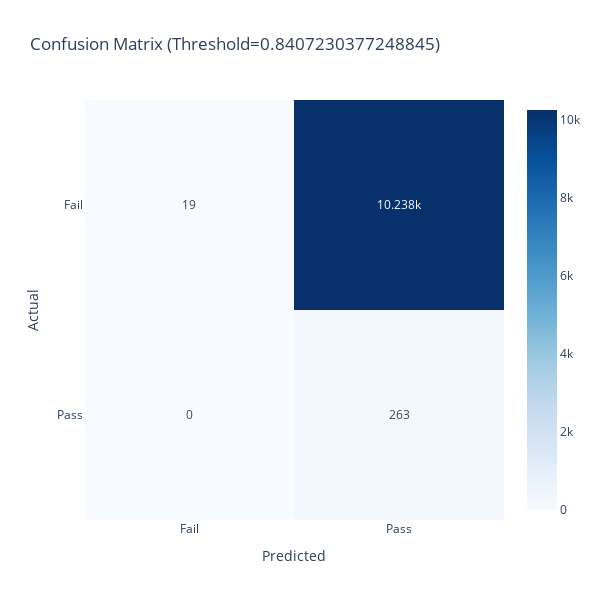

Notebook cell for this chart:
### Code cell
if enrollments is not None and grades is not None and attendances is not None and model is not None:
    cm = confusion_matrix(y_test, y_pred)
    fig = px.imshow(
        cm, text_auto=True, color_continuous_scale='Blues',
        x=['Fail', 'Pass'], y=['Fail', 'Pass'],
        labels={'x': 'Predicted', 'y': 'Actual'},
        title=f'Confusion Matrix (Threshold={threshold})'
    )
    fig.update_layout(width=600, height=600)
    fig.show()

### Figure 1 — Plotly figure (JSON) as saved in the notebook; plotly's stock layout.template omitted (floating-point values rounded to 4 significant figures)
{"data": [{"coloraxis": "coloraxis", "hovertemplate": "Predicted: %{x}<br>Actual: %{y}<br>color: %{z}<extra></extra>", "name": "0", "texttemplate": "%{z}", "type": "heatmap", "x": ["Fail", "Pass"], "xaxis": "x", "y": ["Fail", "Pass"], "yaxis": "y", "z": [[19, 10238], [0, 263]]}], "layout": {"coloraxis": {"colorscale": [[0, "rgb(247,251,255)"], [0.125, "rgb(222,235,247)"], [0.25, "rgb(198,219,239)"], [0.375, "rgb(158,202,225)"], [0.5, "rgb(107,174,214)"], [0.625, "rgb(66,146,198)"], [0.75, "rgb(33,113,181)"], [0.875, "rgb(8,81,156)"], [1, "rgb(8,48,107)"]]}, "height": 600, "title": {"text": "Confusion Matrix (Threshold=0.8407230377248845)"}, "width": 600, "xaxis": {"anchor": "y", "constrain": "domain", "domain": [0, 1], "scaleanchor": "y", "title": {"text": "Predicted"}}, "yaxis": {"anchor": "x", "autorange": "reversed", "constrain": "domain", "domain": [0, 1], "title": {"text": "Actual"}}}}
